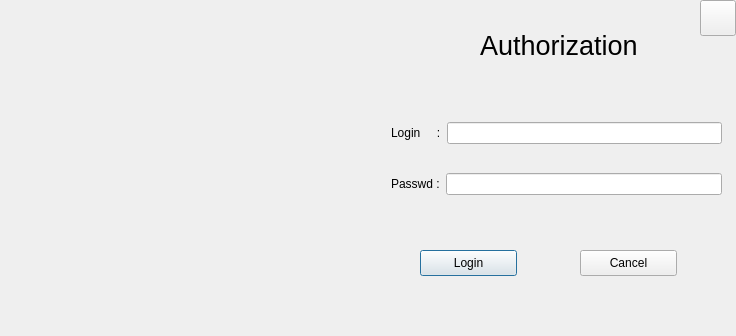
<?xml version="1.0" encoding="UTF-8"?>
<ui version="4.0">
 <class>Dialog</class>
 <widget class="QDialog" name="Dialog">
  <property name="geometry">
   <rect>
    <x>0</x>
    <y>0</y>
    <width>736</width>
    <height>336</height>
   </rect>
  </property>
  <property name="windowTitle">
   <string>Dialog</string>
  </property>
  <widget class="QLabel" name="pic">
   <property name="geometry">
    <rect>
     <x>0</x>
     <y>0</y>
     <width>371</width>
     <height>331</height>
    </rect>
   </property>
   <property name="text">
    <string/>
   </property>
  </widget>
  <widget class="QPushButton" name="pushButton">
   <property name="geometry">
    <rect>
     <x>420</x>
     <y>250</y>
     <width>97</width>
     <height>26</height>
    </rect>
   </property>
   <property name="text">
    <string>Login</string>
   </property>
  </widget>
  <widget class="QLabel" name="label">
   <property name="geometry">
    <rect>
     <x>480</x>
     <y>20</y>
     <width>251</width>
     <height>51</height>
    </rect>
   </property>
   <property name="font">
    <font>
     <family>Ubuntu</family>
     <pointsize>20</pointsize>
     <weight>50</weight>
     <italic>false</italic>
     <bold>false</bold>
     <underline>false</underline>
    </font>
   </property>
   <property name="text">
    <string>Authorization</string>
   </property>
  </widget>
  <widget class="QPushButton" name="pushButton_2">
   <property name="geometry">
    <rect>
     <x>580</x>
     <y>250</y>
     <width>97</width>
     <height>26</height>
    </rect>
   </property>
   <property name="text">
    <string>Cancel</string>
   </property>
  </widget>
  <widget class="QWidget" name="layoutWidget">
   <property name="geometry">
    <rect>
     <x>391</x>
     <y>99</y>
     <width>331</width>
     <height>121</height>
    </rect>
   </property>
   <layout class="QVBoxLayout" name="verticalLayout">
    <item>
     <layout class="QHBoxLayout" name="horizontalLayout">
      <item>
       <widget class="QLabel" name="Login">
        <property name="font">
         <font>
          <underline>false</underline>
         </font>
        </property>
        <property name="text">
         <string>Login     :</string>
        </property>
       </widget>
      </item>
      <item>
       <widget class="QLineEdit" name="lineEdit"/>
      </item>
     </layout>
    </item>
    <item>
     <layout class="QHBoxLayout" name="horizontalLayout_2">
      <item>
       <widget class="QLabel" name="Password">
        <property name="text">
         <string>Passwd :</string>
        </property>
       </widget>
      </item>
      <item>
       <widget class="QLineEdit" name="lineEdit_2">
        <property name="echoMode">
         <enum>QLineEdit::Normal</enum>
        </property>
       </widget>
      </item>
     </layout>
    </item>
   </layout>
  </widget>
  <widget class="QPushButton" name="quitButton">
   <property name="geometry">
    <rect>
     <x>700</x>
     <y>0</y>
     <width>36</width>
     <height>36</height>
    </rect>
   </property>
   <property name="text">
    <string/>
   </property>
  </widget>
 </widget>
 <resources/>
 <connections/>
</ui>
